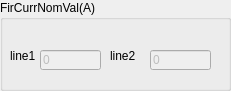
  <widget class="QGroupBox" name="groupBox_3">
   <property name="geometry">
    <rect>
     <x>20</x>
     <y>450</y>
     <width>231</width>
     <height>91</height>
    </rect>
   </property>
   <property name="title">
    <string>FirCurrNomVal(A)</string>
   </property>
   <widget class="QLabel" name="label_15">
    <property name="geometry">
     <rect>
      <x>10</x>
      <y>50</y>
      <width>40</width>
      <height>12</height>
     </rect>
    </property>
    <property name="text">
     <string>line1</string>
    </property>
   </widget>
   <widget class="QLabel" name="label_16">
    <property name="geometry">
     <rect>
      <x>110</x>
      <y>50</y>
      <width>40</width>
      <height>12</height>
     </rect>
    </property>
    <property name="text">
     <string>line2</string>
    </property>
   </widget>
   <widget class="QLineEdit" name="lineEdit_15">
    <property name="enabled">
     <bool>false</bool>
    </property>
    <property name="geometry">
     <rect>
      <x>40</x>
      <y>50</y>
      <width>61</width>
      <height>20</height>
     </rect>
    </property>
    <property name="text">
     <string>0</string>
    </property>
   </widget>
   <widget class="QLineEdit" name="lineEdit_16">
    <property name="enabled">
     <bool>false</bool>
    </property>
    <property name="geometry">
     <rect>
      <x>150</x>
      <y>50</y>
      <width>61</width>
      <height>20</height>
     </rect>
    </property>
    <property name="text">
     <string>0</string>
    </property>
   </widget>
  </widget>
